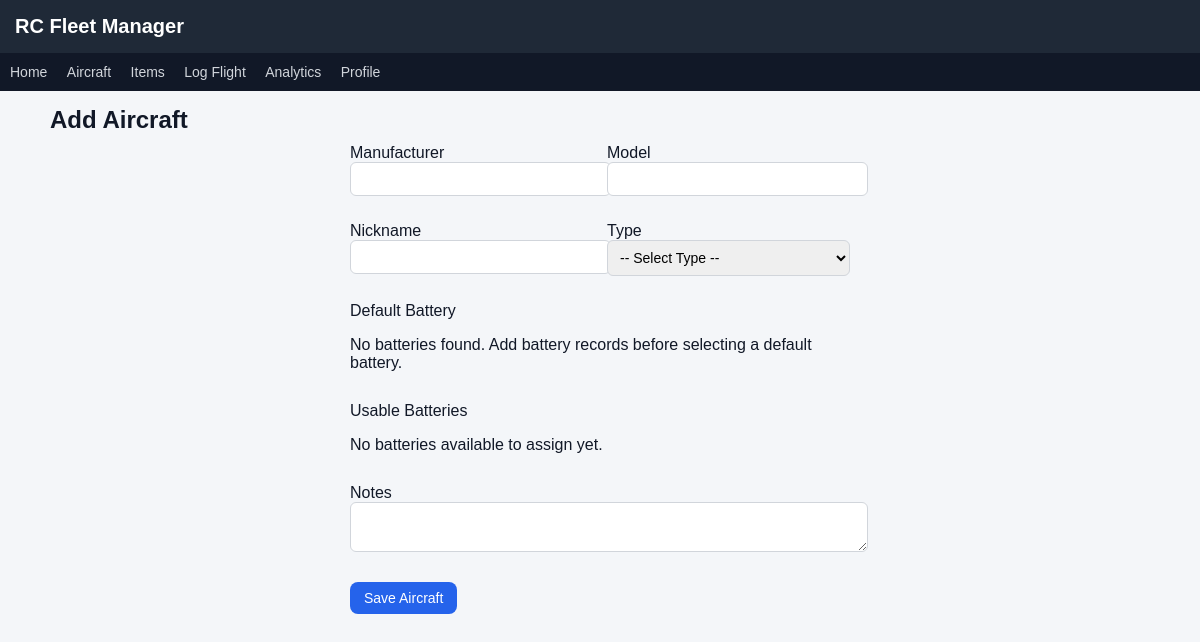
The page /add_aircraft on the database as committed earlier.
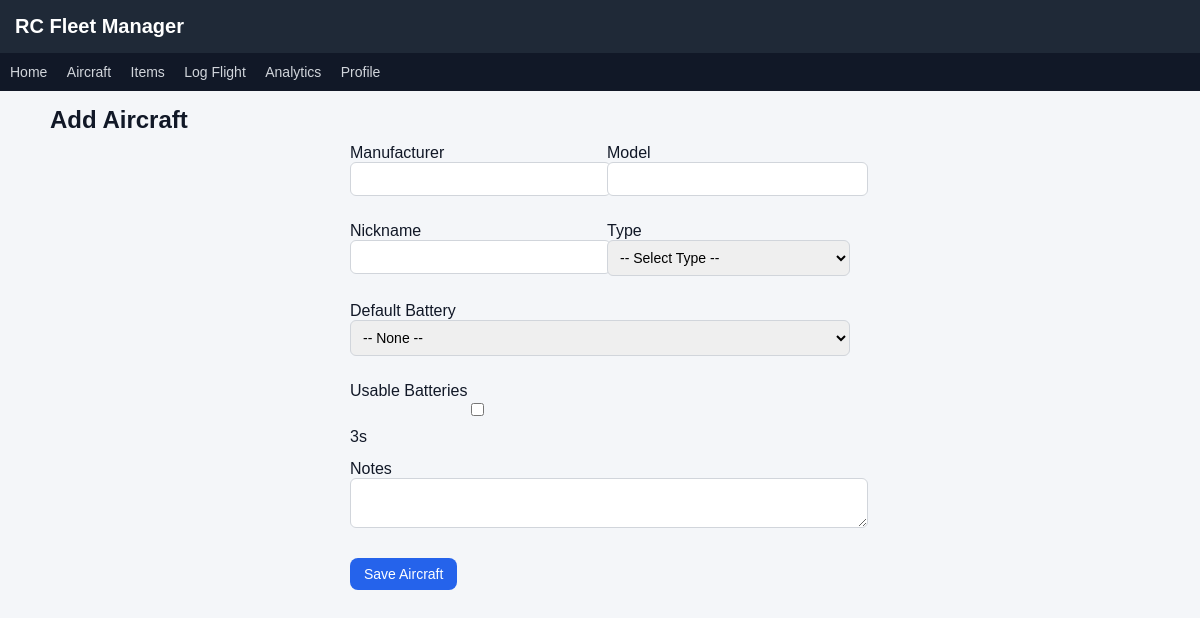
The same page on the database as committed later.
### tables this page shows
CREATE TABLE batteries (
        id INTEGER PRIMARY KEY,
        name TEXT NOT NULL,
        capacity INTEGER,
        cells INTEGER,
        cycles INTEGER DEFAULT 0,
        last_used_date TEXT
    );

### app.py (the view, shortened to what this page needs)
@app.route("/add_aircraft", methods=["GET", "POST"])
def add_aircraft():
    db = get_db()
    batteries = db.execute(
        "SELECT * FROM batteries ORDER BY name"
    ).fetchall()
    return render_template(
        "add_aircraft.html",
        batteries=batteries
    )

### app.py (called while the page is built)
@app.before_request
def initialize_app():
    global sync_done
    if not sync_done:
        sync_battery_items()
        sync_done = True

### database.py (called while the page is built)
def get_db():
    conn = sqlite3.connect("rc_fleet.db")
    conn.row_factory = sqlite3.Row
    return conn

### templates/add_aircraft.html (shortened to what this page needs)
{% extends "base.html" %}
{% block content %}
<h2>Add Aircraft</h2>
<div class="form-container">
<form method="POST">
<div class="form-grid">
<div>
<label>Manufacturer</label>
<input type="text" name="manufacturer">
</div>
<div>
<label>Model</label>
<input type="text" name="model">
</div>
<div>
<label>Nickname</label>
<input type="text" name="name" required>
</div>
<div>
<label>Type</label>
<select name="type">
<option value="">-- Select Type --</option>
</select>
</div>
<div class="form-grid-full">
<label>Default Battery</label>
{% if batteries %}
<select name="default_battery" id="default_battery">
<option value="">-- None --</option>
</select>
{% else %}
<p class="note">No batteries found. Add battery records before selecting a default battery.</p>
{% endif %}
</div>
<div class="form-grid-full">
<label>Usable Batteries</label>
{% if batteries %}
<div class="battery-list">
{% for b in batteries %}
<label>
<input type="checkbox" name="usable_batteries[]" value="{{ b.id }}">
{{ b.name }}
</label>
{% endfor %}
</div>
{% else %}
<p class="note">No batteries available to assign yet.</p>
{% endif %}
</div>
<div class="form-grid-full">
<label>Notes</label>
<textarea name="notes"></textarea>
</div>
<div class="form-grid-full">
<button class="btn" type="submit">Save Aircraft</button>
</div>
</div>
</form>
</div>
{% endblock %}

Rows that differ between the two databases and show on the page:
added batteries: name "3s"
Other text that changed with them:
form field default_battery: (not shown) → "-- None --"
text no longer shown: "No batteries found. Add battery records before selecting a default battery. No batteries available to assign yet."
